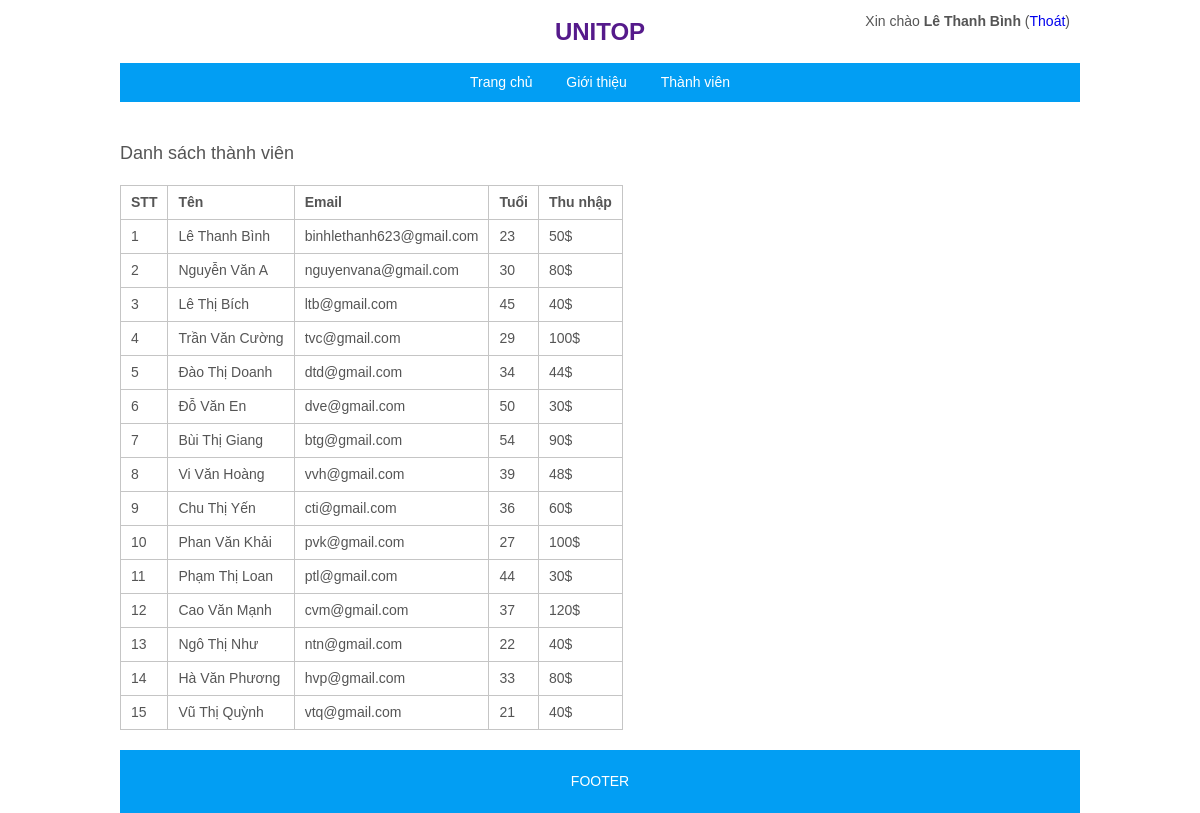
The page /user-manager-mvc/index.php?mod=users&controller=index (signed in) on the database its author committed.
### tables this page shows
CREATE TABLE `tbl_users` (
  `user_id` int(11) NOT NULL,
  `username` varchar(100) NOT NULL,
  `fullname` varchar(100) NOT NULL,
  `email` varchar(100) NOT NULL,
  `gender` enum('male','female') NOT NULL,
  `password` varchar(40) NOT NULL,
  `age` int(100) NOT NULL,
  `earn` int(11) NOT NULL
);

### user-manager-mvc/libraries/database.php (called while the page is built, shortened)
<?php
function db_query($query_string) {
    global $conn;
    $result = mysqli_query($conn, $query_string);
    return $result;
}
function db_fetch_row($query_string) {
    $mysqli_result = db_query($query_string);
    $result = mysqli_fetch_assoc($mysqli_result);
    return $result;
}
function db_fetch_array($query_string) {
    $result = array();
    $mysqli_result = db_query($query_string);
    while ($row = mysqli_fetch_assoc($mysqli_result)) {
        $result[] = $row;
    }
    return $result;
}

### user-manager-mvc/modules/users/models/indexModel.php (called while the page is built, shortened)
<?php
function get_list_users() {
    $result = db_fetch_array("SELECT * FROM `tbl_users`");
    return $result;
}

### user-manager-mvc/modules/users/controllers/indexController.php (called while the page is built, shortened)
<?php
function indexAction()
{
    $list_users = get_list_users();
    $data['list_users'] = $list_users;
    load_view('index', $data);
}

### user-manager-mvc/core/router.php (called while the page is built, shortened)
<?php
$action_name = get_action().'Action';
call_function(array('construct', $action_name));

### user-manager-mvc/core/appload.php (called while the page is built, shortened)
<?php
require CONFIGPATH . DIRECTORY_SEPARATOR . 'database.php';
require LIBPATH . DIRECTORY_SEPARATOR . 'database.php';
require LIBPATH . DIRECTORY_SEPARATOR . 'users.php';
require COREPATH . DIRECTORY_SEPARATOR . 'base.php';
require COREPATH . DIRECTORY_SEPARATOR . 'router.php';

### user-manager-mvc/index.php (called while the page is built, shortened)
<?php
require COREPATH.DIRECTORY_SEPARATOR.'appload.php';

### user-manager-mvc/libraries/users.php (called while the page is built, shortened)
<?php
function is_login() {
    if (isset($_SESSION['is_login'])) {
        return true;
    }
    return false;
}
function info_user($field = 'id') {
    $username = $_SESSION['user_login'];
    $item = db_fetch_row("SELECT * FROM `tbl_users` WHERE `username` = '{$username}'");
    return $item[$field];
}

### user-manager-mvc/helper/format.php (called while the page is built)
<?php
function currency_format($number, $suffix = 'đ'){
    return number_format($number).$suffix;
}

### user-manager-mvc/modules/users/views/indexView.php (the view)
<?php
get_header();
?>
<div id="content">
    <h1>Danh sách thành viên</h1>
    <table>
        <thead>
            <tr>
                <td>STT</td>
                <td>Tên</td>
                <td>Email</td>
                <td>Tuổi</td>
                <td>Thu nhập</td>
            </tr>
        </thead>
        <tbody>
            <?php
            if (!empty($list_users)) {
                $t = 0;
                foreach ($list_users as $user) {
                    $t++;
                    ?>
                    <tr>
                        <td>
                            <?php echo $t; ?>
                        </td>
                        <td>
                            <?php echo $user['fullname'] ?>
                        </td>
                        <td>
                            <?php echo $user['email'] ?>
                        </td>
                        <td>
                            <?php echo $user['age'] ?>
                        </td>
                        <td>
                            <?php echo currency_format($user['earn'], '$'); ?>
                        </td>
                    </tr>
                    <?php
                }
            }
            ?>
        </tbody>
    </table>
</div>
<?php
get_footer();
?>

### user-manager-mvc/core/base.php (shortened to what this page needs)
<?php
function get_module() {
    global $config;
    $module = isset($_GET['mod']) ? $_GET['mod'] : $config['default_module'];
    return $module;
}
function load($type, $name) {
    if ($type == 'helper')
        $path = HELPERPATH . DIRECTORY_SEPARATOR . "{$name}.php";
}
function call_function($list_function = array()) {
    if (is_array($list_function)) {
        foreach ($list_function as $f) {
            if (function_exists($f())) {
                $f();
            }
        }
    }
}
function load_view($name, $data_send = array()) {
    $data = $data_send;
    $path = MODULESPATH . DIRECTORY_SEPARATOR . get_module() . DIRECTORY_SEPARATOR . 'views' . DIRECTORY_SEPARATOR . $name . 'View.php';
    if (file_exists($path)) {
        require $path;
    } else {
        echo "Không tìm thấy {$path}";
    }
}
function get_header($name = '') {
    if (empty($name)) {
        $name = 'header';
    } else {
        $name = "header-{$name}";
    }
    $path = LAYOUTPATH . DIRECTORY_SEPARATOR . $name . '.php';
    if (file_exists($path)) {
        require $path;
    } else {
        echo "Không tìm thấy {$path}";
    }
}
function get_footer($name = '') {
    if (empty($name)) {
        $name = 'footer';
    } else {
        $name = "footer-{$name}";
    }
    $path = LAYOUTPATH . DIRECTORY_SEPARATOR . $name . '.php';
    if (file_exists($path)) {
        require $path;
    } else {
        echo "Không tìm thấy {$path}";
    }
}
?>

### user-manager-mvc/layout/header.php (shortened to what this page needs)
<!DOCTYPE html>
<html lang="en">
<head>
    <link rel="stylesheet" href="public/css/reset.css">
    <link rel="stylesheet" href="public/css/style.css">
</head>
<body>
    <div id="wrapper">
        <div id="header">
            <a href="" id="logo">UNITOP</a>
            <div id="user_login">
                <p>Xin chào <strong><?php if (is_login()) echo info_user('fullname'); ?></strong> (<a href="?mod=users&action=logout">Thoát</a>)</p>
            </div>
            <ul id="main-menu">
                <li><a href="?">Trang chủ</a></li>
                <li><a href="?mod=page&controller=index&action=detail&id=1">Giới thiệu</a></li>
                <li><a href="?mod=users&controller=index">Thành viên</a></li>
            </ul>
        </div>

### user-manager-mvc/layout/footer.php
        <div id="footer">
            <p>FOOTER</p>
        </div>
    </div>
</body>
</html>

### user-manager-mvc/public/css/style.css (style rules this page uses)
body { font-size: 14px; font-family: Arial, Helvetica, sans-serif; line-height: 23px; }
#wrapper { width: 960px; margin: 0px auto; }
#logo { font-size: 24px; text-align: center; display: block; padding: 20px 10px; font-weight: bold; }
#main-menu, #footer { background: #029ef3; }
#header { position: relative; }
#user_login { position: absolute; right: 10px; top: 10px; }
ul#main-menu { text-align: center; }
ul#main-menu li { display: inline-block; }
ul#main-menu li a { padding: 8px 15px; color: white; display: block; }
#content { min-height: 600px; padding: 20px 0px; }
h1 { font-size: 18px; padding: 20px 0px; }
table thead tr td { font-weight: bold; }
table tr td { border: 1px solid #c5c5c5; padding: 5px 10px; }
#footer { color: white; text-align: center; padding: 20px 0px; }

### rows shown on the page
tbl_users: fullname "Lê Thanh Bình", email "binhlethanh623@gmail.com", age "23", earn "50$"
tbl_users: fullname "Nguyễn Văn A", email "nguyenvana@gmail.com", age "30", earn "80$"
tbl_users: fullname "Lê Thị Bích", email "ltb@gmail.com", age "45", earn "40$"
tbl_users: fullname "Trần Văn Cường", email "tvc@gmail.com", age "29", earn "100$"
tbl_users: fullname "Đào Thị Doanh", email "dtd@gmail.com", age "34", earn "44$"
tbl_users: fullname "Đỗ Văn En", email "dve@gmail.com", age "50", earn "30$"
tbl_users: fullname "Bùi Thị Giang", email "btg@gmail.com", age "54", earn "90$"
tbl_users: fullname "Vi Văn Hoàng", email "vvh@gmail.com", age "39", earn "48$"
tbl_users: fullname "Chu Thị Yến", email "cti@gmail.com", age "36", earn "60$"
tbl_users: fullname "Phan Văn Khải", email "pvk@gmail.com", age "27", earn "100$"
tbl_users: fullname "Phạm Thị Loan", email "ptl@gmail.com", age "44", earn "30$"
tbl_users: fullname "Cao Văn Mạnh", email "cvm@gmail.com", age "37", earn "120$"
tbl_users: fullname "Ngô Thị Như", email "ntn@gmail.com", age "22", earn "40$"
tbl_users: fullname "Hà Văn Phương", email "hvp@gmail.com", age "33", earn "80$"
tbl_users: fullname "Vũ Thị Quỳnh", email "vtq@gmail.com", age "21", earn "40$"
